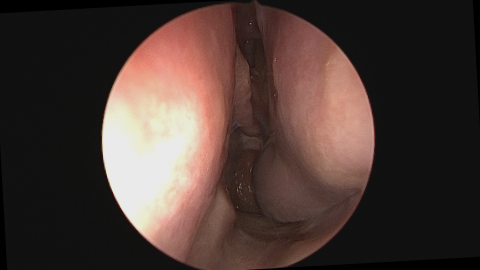
#> input picture Dataset/rotate/dataset0/0/n13_1_00003_left.tif, 480 x 270 px; its folder holds only this picture in this run
$ jupyter execute --allow-errors part2.ipynb   (older library calls are emulated)
#> lines starting #> are read from the running program, lines starting #| are printed output that depends on the picture; after the words box and inside, x2 and y2 are one past the last pixel; in counts of white or black regions, pixels touching at a corner belong together
[cell 1]
from tensorflow.keras.models import load_model
from tensorflow.keras.preprocessing import image
from PIL import Image
from imutils import paths
import imutils
import os
import cv2
import numpy as np
import matplotlib.pyplot as plt
import timeit

# load the saved model
model = load_model('ARhinitisModel')
model.compile(loss='binary_crossentropy',
              optimizer='rmsprop',
              metrics=['accuracy'])

# predicting images
# import urllib.request
# req = urllib.request.urlopen('http://answers.opencv.org/upfiles/logo_2.png')
# img = image.load_img(req, target_size=(img_width, img_height))
(img_width, img_height) = (224, 224)
img = image.load_img(r'C:/Users/cvpr/Documents/Bishal/Allergic Rhinitis/Dataset/non_rotate/dataset2/1/19_1_00002_right.tif', target_size=(img_width, img_height))
x = image.img_to_array(img)
x = np.expand_dims(x, axis=0)

images = np.vstack([x])
classes = model.predict(images/255, batch_size=10)
print(np.argmax(classes, axis=1))
print(classes)

[cell 2]
imagePaths = list(paths.list_images("Dataset/rotate"))
imagePaths

[cell 3]
data = []
labels = []
dirList= []

[cell 4]
def showImage(images):
    for image in images:
        plt.figure(figsize=(5,5))
        plt.imshow(image)
        plt.show

[cell 5]
def center_crop(img, dim):
	"""Returns center cropped image
	Args:
	img: image to be center cropped
	dim: dimensions (width, height) to be cropped
	"""
	width, height = img.shape[1], img.shape[0]

	# process crop width and height for max available dimension
	crop_width = dim[0] if dim[0]<img.shape[1] else img.shape[1]
	crop_height = dim[1] if dim[1]<img.shape[0] else img.shape[0]
	mid_x, mid_y = int(width/2), int(height/2)
	cw2, ch2 = int(crop_width/2), int(crop_height/2)
	crop_img = img[mid_y-ch2:mid_y+ch2, mid_x-cw2:mid_x+cw2]
	return crop_img

[cell 6]
# Formatting data and labels
count = 0
for imagePath in imagePaths:
    # Extract the class label from file name and append to labels
    # 파일 이름에서 클래스 레이블을 추출하고 레이블에 추가함
    label = imagePath.split(os.path.sep)[-2]
    labels.append(label)
    # Load the image, swap color channels, and resize it to be a fixed 224x224 pixels while ignoring the aspect ratio
    # 이미지를 로드하고, 컬러 채널을 스왑하고, 가로 세로 비율을 무시하고 고정 224x224 픽셀로 크기를 조정함
    image = cv2.imread(imagePath)
#> image is the input picture: shape (270, 480, 3); mean B, G, R 53.3, 58.3, 74.7
    image = cv2.cvtColor(image, cv2.COLOR_BGR2RGB)
    image1 = center_crop(image,(224,224))
#> in center_crop, `crop_img = img[mid_y-ch2:mid_y+ch2, mid_x-cw2:mid_x+cw2]`:
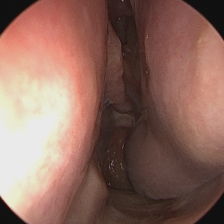
#> crop_img: shape (224, 224, 3); mean R, G, B 141, 105.2, 94.3
    image = cv2.resize(image, (224,224))
#> image: shape (224, 224, 3)


    gray = cv2.cvtColor(image, cv2.COLOR_BGR2GRAY)
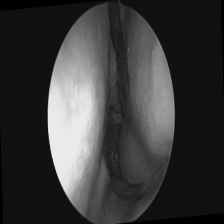
#> gray: shape (224, 224); min 0, max 234, mean 58.6
    blur = cv2.GaussianBlur(gray, (7,7), 0)

    edged = cv2.Canny(blur, 10, 100)
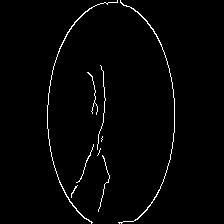
#> edged: shape (224, 224); 1.8% white in thin lines or dots, all inside (x1, y1, x2, y2) = (47, 0, 175, 224)
    edged = cv2.dilate(edged, None, iterations=1)
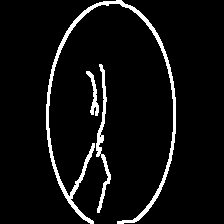
#> edged: shape (224, 224); 5.9% white; 3 white regions, box (x1, y1, x2, y2) and area: (46, 0, 176, 224) 2191, (96, 64, 111, 213) 566, (86, 71, 99, 116) 209
    edged = cv2.erode(edged, None, iterations=1)

    if not count:
        showImage([blur, edged])
#> the loop in showImage, `for image in images:` made 2 passes

    cnts = cv2.findContours(edged.copy(), cv2.RETR_EXTERNAL, cv2.CHAIN_APPROX_SIMPLE)
#> cnts = 4 contours, 3 with area under 20; largest, box (x1, y1, x2, y2) and area: (47, 0, 175, 224) 146
    cnts = imutils.grab_contours(cnts)

    #(cnts, _) = imutils.contours.sort_contours(cnts)


    if not count:
        cv2.drawContours(image, cnts, -1, (0,255,0), 1)
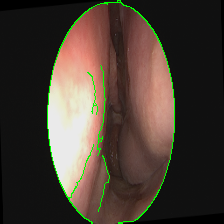
#> image: shape (224, 224, 3); mean R, G, B 72.3, 61.3, 51.8
        showImage([image])
#> the loop in showImage (call 2), `for image in images:` made 1 pass
        print(len(cnts))
#| 4


    count += 1


    # Append to data
    # 데이터에 추가
    data.append(image)
#> pass 2 of the loop `for imagePath in imagePaths:`:
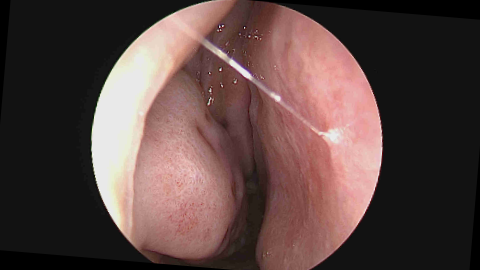
#> input picture Dataset/rotate/dataset0/1/14_1_00002_right.tif, 480 x 270 px
#> image is the input picture: shape (270, 480, 3); mean B, G, R 67.1, 69.8, 90.8
#> `blur = cv2.GaussianBlur(gray, (7,7), 0)`:
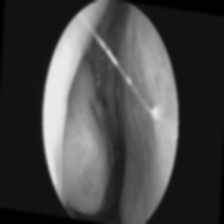
#> blur: shape (224, 224); min 0, max 233, mean 71.4
#> `edged = cv2.erode(edged, None, iterations=1)`:
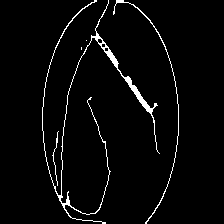
#> edged: shape (224, 224); 3.2% white in thin lines or dots, all inside (x1, y1, x2, y2) = (42, 0, 179, 224)
#> cnts = 5 contours, 3 with area under 20; largest, box (x1, y1, x2, y2) and area: (42, 0, 160, 224) 514, (113, 0, 179, 224) 68
#> pass 3 of the loop `for imagePath in imagePaths:`:
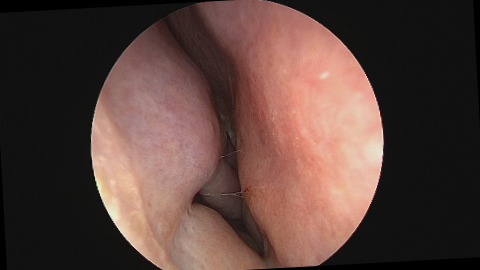
#> input picture Dataset/rotate/dataset0/1/7_1_00001_right.tif, 480 x 270 px
#> image is the input picture: shape (270, 480, 3); mean B, G, R 60.2, 66.2, 90
#> `edged = cv2.dilate(edged, None, iterations=1)`:
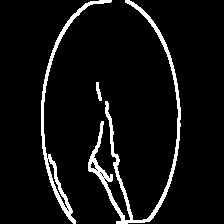
#> edged: shape (224, 224); 6.4% white; 3 white regions, box (x1, y1, x2, y2) and area: (88, 0, 181, 224) 1998, (41, 0, 112, 224) 1172, (96, 82, 102, 101) 63
#> cnts = 3 contours, 1 with area under 20; largest, box (x1, y1, x2, y2) and area: (89, 0, 180, 224) 138, (42, 0, 111, 224) 68

# Convert the data and labels to NumPy arrays while scaling the pixel intensities to the range [0,1]
# 픽셀 강도를 [0,1] 범위로 조정하면서 데이터와 레이블을 NumPy 배열로 변환
data = np.array(data) / 255.0
labels = np.array(labels)

[cell 7]
plt.imshow(image1)

[cell 8]
plt.imshow(image[:,:,:3]*255)
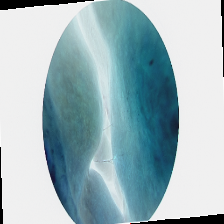
#> shown: shape (224, 224, 3); mean R, G, B 159.5, 183.3, 189.3

[cell 9]
plt.imshow(image)

[cell 10]
from skimage import filters as skifilters
from scipy import ndimage
from skimage import filters

[cell 11]
def shades_gray(image, njet=0, mink_norm=1, sigma=1):
    """
    Estimates the light source of an input_image as proposed in:
    J. van de Weijer, Th. Gevers, A. Gijsenij
    "Edge-Based Color Constancy"
    IEEE Trans. Image Processing, accepted 2007.
    Depending on the parameters the estimation is equal to Grey-World, Max-RGB, general Grey-World,
    Shades-of-Grey or Grey-Edge algorithm.
    :param image: rgb input image (NxMx3)
    :param njet: the order of differentiation (range from 0-2)
    :param mink_norm: minkowski norm used (if mink_norm==-1 then the max
           operation is applied which is equal to minkowski_norm=infinity).
    :param sigma: sigma used for gaussian pre-processing of input image
    :return: illuminant color estimation
    :raise: ValueError

    Ref: https://github.com/MinaSGorgy/Color-Constancy
    """
#> called with njet = 0, mink_norm = -1, sigma = 0
    gauss_image = filters.gaussian(image, sigma=sigma, multichannel=True)
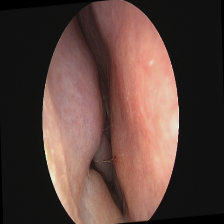
#> gauss_image: shape (224, 224, 3) float64; mean R, G, B 0.353, 0.259, 0.236
    if njet == 0:
        deriv_image = [gauss_image[:, :, channel] for channel in range(3)]
#> deriv_image = 3 items
    else:
        if njet == 1:
            deriv_filter = filters.sobel
        elif njet == 2:
            deriv_filter = filters.laplace
        else:
            raise ValueError("njet should be in range[0-2]! Given value is: " + str(njet))
        deriv_image = [np.abs(deriv_filter(gauss_image[:, :, channel])) for channel in range(3)]
    for channel in range(3):
        deriv_image[channel][image[:, :, channel] >= 255] = 0.
    if mink_norm == -1:
        estimating_func = np.max
    else:
        estimating_func = lambda x: np.power(np.sum(np.power(x, mink_norm)), 1 / mink_norm)
    illum = [estimating_func(channel) for channel in deriv_image]
#> illum = [0.941, 0.925, 0.894]
    som   = np.sqrt(np.sum(np.power(illum, 2)))
#> som = 1.59
    illum = np.divide(illum, som)
#> illum = [0.59, 0.58, 0.561]
    return illum


def correct_image(image, illum):
    """
    Corrects image colors by performing diagonal transformation according to
    given estimated illumination of the image.
    :param image: rgb input image (NxMx3)
    :param illum: estimated illumination of the image
    :return: corrected image

    Ref: https://github.com/MinaSGorgy/Color-Constancy
    """
    correcting_illum = illum * np.sqrt(3)
#> correcting_illum = [1.02, 1.01, 0.971]
    corrected_image = image / 255.
    for channel in range(3):
        corrected_image[:, :, channel] /= correcting_illum[channel]
    return np.clip(corrected_image, 0., 1.)

[cell 12]
# Color Transformations
mx    = correct_image(image, shades_gray(image, njet=0, mink_norm=-1, sigma=0))  # MaxRGB Constancy
gw    = correct_image(image, shades_gray(image, njet=0, mink_norm=+1, sigma=0))  # Gray World Constancy
#> in correct_image (call 2), `correcting_illum = illum * np.sqrt(3)`: correcting_illum = [1.23, 0.904, 0.821]
#> after the loop in correct_image (call 2), `for channel in range(3):`:
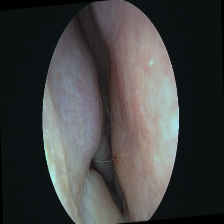
#> corrected_image: shape (224, 224, 3) float64; mean R, G, B 0.287, 0.287, 0.287; drawn with min black and max white
#> in correct_image (call 2), `return np.clip(corrected_image, 0., 1.)`:
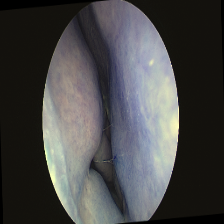
#> returned value: shape (224, 224, 3) float64; mean of channels 0, 1, 2 0.287, 0.287, 0.287; drawn as B, G, R
hsv   = cv2.cvtColor(image, cv2.COLOR_RGB2HSV)                                   # HSV Color Space
#> hsv: shape (224, 224, 3); mean H, S, V 10.8, 50.8, 89.9
lab   = cv2.cvtColor(image, cv2.COLOR_RGB2Lab)                                   # CIELab Color Space
#> lab: shape (224, 224, 3); mean of channels 0, 1, 2 73.4, 136.5, 135

# Concatenate to Output Image
op    = np.concatenate((gw/255,np.expand_dims(hsv[:,:,0]/179,axis=2),hsv[:,:,1:]/255,
                        np.expand_dims(lab[:,:,0]/255,axis=2),lab[:,:,1:]/128),axis=2)

[cell 13]
plt.imshow(op[:,:,:3]*255)

[cell 14]
img = cv2.cvtColor(image, cv2.COLOR_BGR2GRAY)

# applying different thresholding
# techniques on the input image
# all pixels value above 120 will
# be set to 255

ret, thresh = cv2.threshold(img, 120, 255, cv2.THRESH_TOZERO)
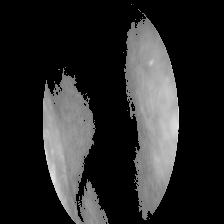
#> thresh: shape (224, 224); min 0, max 232, mean 39.9


# the window showing output images
# with the corresponding thresholding
# techniques applied to the input images
plt.imshow(thresh)

[cell 15]
plt.imshow(center_crop(image, (224,224)))
